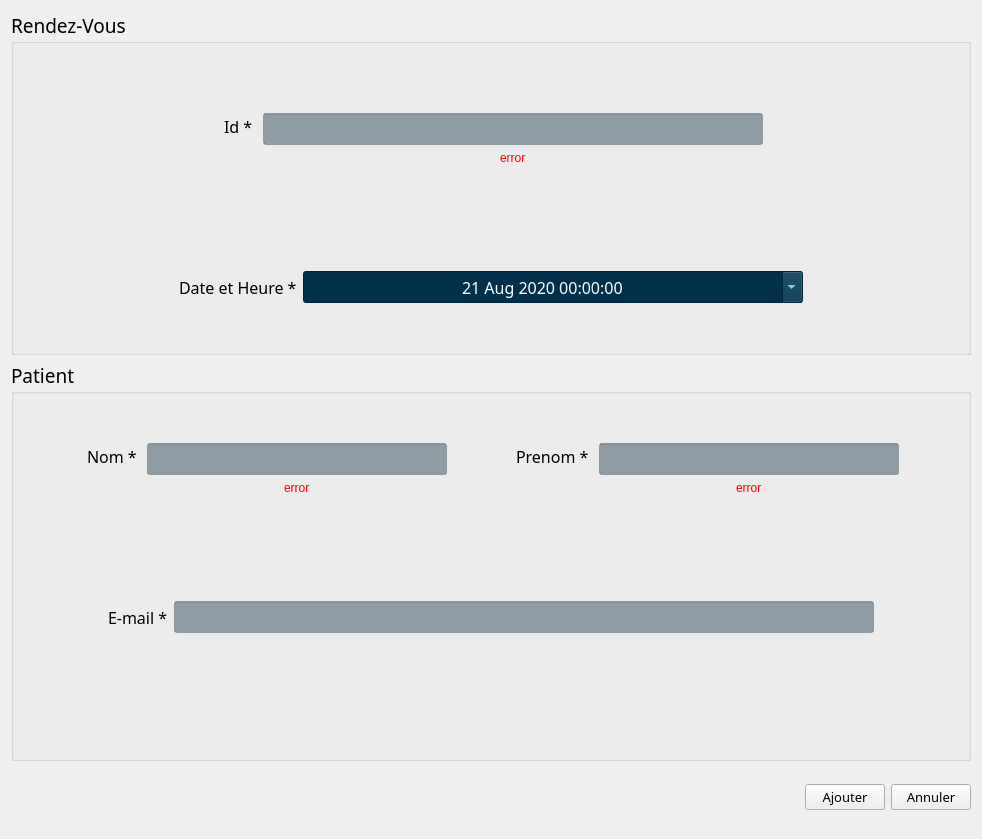
        <widget class="QWidget" name="RDV">
         <property name="styleSheet">
          <string notr="true">QLineEdit,QDateTimeEdit{
background:rgba(0, 33, 52, 100);
color:white;
}
</string>
         </property>
         <layout class="QVBoxLayout" name="verticalLayout_11">
          <item>
           <widget class="QGroupBox" name="groupBox_4">
            <property name="font">
             <font>
              <family>Quicksand SemiBold</family>
              <pointsize>14</pointsize>
             </font>
            </property>
            <property name="title">
             <string>Rendez-Vous</string>
            </property>
            <layout class="QVBoxLayout" name="verticalLayout_17">
             <item>
              <spacer name="horizontalSpacer_12">
               <property name="orientation">
                <enum>Qt::Horizontal</enum>
               </property>
               <property name="sizeHint" stdset="0">
                <size>
                 <width>40</width>
                 <height>20</height>
                </size>
               </property>
              </spacer>
             </item>
             <item>
              <layout class="QHBoxLayout" name="horizontalLayout_16">
               <item>
                <spacer name="horizontalSpacer_19">
                 <property name="orientation">
                  <enum>Qt::Horizontal</enum>
                 </property>
                 <property name="sizeHint" stdset="0">
                  <size>
                   <width>40</width>
                   <height>20</height>
                  </size>
                 </property>
                </spacer>
               </item>
               <item>
                <widget class="QLabel" name="idRendezVousLabel">
                 <property name="font">
                  <font>
                   <family>Quicksand SemiBold</family>
                   <pointsize>12</pointsize>
                  </font>
                 </property>
                 <property name="styleSheet">
                  <string notr="true">margin-bottom:25px;</string>
                 </property>
                 <property name="text">
                  <string>Id *</string>
                 </property>
                </widget>
               </item>
               <item>
                <layout class="QVBoxLayout" name="verticalLayout_9">
                 <item>
                  <spacer name="verticalSpacer_14">
                   <property name="orientation">
                    <enum>Qt::Vertical</enum>
                   </property>
                   <property name="sizeHint" stdset="0">
                    <size>
                     <width>20</width>
                     <height>40</height>
                    </size>
                   </property>
                  </spacer>
                 </item>
                 <item>
                  <widget class="QLineEdit" name="idRendezVous">
                   <property name="minimumSize">
                    <size>
                     <width>500</width>
                     <height>32</height>
                    </size>
                   </property>
                   <property name="font">
                    <font>
                     <family>Quicksand SemiBold</family>
                     <pointsize>12</pointsize>
                    </font>
                   </property>
                   <property name="toolTip">
                    <string>&lt;html&gt;&lt;head/&gt;&lt;body&gt;&lt;p&gt;Vous ne pouvez pas depasser 20 caractères.&lt;/p&gt;&lt;/body&gt;&lt;/html&gt;</string>
                   </property>
                   <property name="alignment">
                    <set>Qt::AlignCenter</set>
                   </property>
                   <property name="clearButtonEnabled">
                    <bool>true</bool>
                   </property>
                  </widget>
                 </item>
                 <item alignment="Qt::AlignHCenter">
                  <widget class="QLabel" name="id_error">
                   <property name="styleSheet">
                    <string notr="true">color:red;</string>
                   </property>
                   <property name="text">
                    <string>error</string>
                   </property>
                  </widget>
                 </item>
                 <item>
                  <spacer name="verticalSpacer_13">
                   <property name="orientation">
                    <enum>Qt::Vertical</enum>
                   </property>
                   <property name="sizeHint" stdset="0">
                    <size>
                     <width>20</width>
                     <height>40</height>
                    </size>
                   </property>
                  </spacer>
                 </item>
                </layout>
               </item>
               <item>
                <spacer name="horizontalSpacer_20">
                 <property name="orientation">
                  <enum>Qt::Horizontal</enum>
                 </property>
                 <property name="sizeHint" stdset="0">
                  <size>
                   <width>40</width>
                   <height>20</height>
                  </size>
                 </property>
                </spacer>
               </item>
              </layout>
             </item>
             <item>
              <spacer name="horizontalSpacer_14">
               <property name="orientation">
                <enum>Qt::Horizontal</enum>
               </property>
               <property name="sizeHint" stdset="0">
                <size>
                 <width>936</width>
                 <height>20</height>
                </size>
               </property>
              </spacer>
             </item>
             <item>
              <layout class="QHBoxLayout" name="horizontalLayout_15">
               <item>
                <spacer name="horizontalSpacer_21">
                 <property name="orientation">
                  <enum>Qt::Horizontal</enum>
                 </property>
                 <property name="sizeHint" stdset="0">
                  <size>
                   <width>40</width>
                   <height>20</height>
                  </size>
                 </property>
                </spacer>
               </item>
               <item>
                <widget class="QLabel" name="dateHeureLabel">
                 <property name="maximumSize">
                  <size>
                   <width>200</width>
                   <height>16777215</height>
                  </size>
                 </property>
                 <property name="font">
                  <font>
                   <family>Quicksand SemiBold</family>
                   <pointsize>12</pointsize>
                  </font>
                 </property>
                 <property name="text">
                  <string>Date et Heure *</string>
                 </property>
                </widget>
               </item>
               <item>
                <layout class="QVBoxLayout" name="verticalLayout_8">
                 <item>
                  <spacer name="verticalSpacer_15">
                   <property name="orientation">
                    <enum>Qt::Vertical</enum>
                   </property>
                   <property name="sizeHint" stdset="0">
                    <size>
                     <width>20</width>
                     <height>40</height>
                    </size>
                   </property>
                  </spacer>
                 </item>
                 <item>
                  <widget class="QDateTimeEdit" name="dateHeureRendezVous">
                   <property name="minimumSize">
                    <size>
                     <width>500</width>
                     <height>32</height>
                    </size>
                   </property>
                   <property name="font">
                    <font>
                     <family>Quicksand SemiBold</family>
                     <pointsize>12</pointsize>
                    </font>
                   </property>
                   <property name="styleSheet">
                    <string notr="true">background-color:rgb(0, 48, 76);</string>
                   </property>
                   <property name="alignment">
                    <set>Qt::AlignCenter</set>
                   </property>
                   <property name="dateTime">
                    <datetime>
                     <hour>0</hour>
                     <minute>0</minute>
                     <second>0</second>
                     <year>2020</year>
                     <month>8</month>
                     <day>21</day>
                    </datetime>
                   </property>
                   <property name="date">
                    <date>
                     <year>2020</year>
                     <month>8</month>
                     <day>21</day>
                    </date>
                   </property>
                   <property name="calendarPopup">
                    <bool>true</bool>
                   </property>
                  </widget>
                 </item>
                 <item>
                  <spacer name="verticalSpacer_16">
                   <property name="orientation">
                    <enum>Qt::Vertical</enum>
                   </property>
                   <property name="sizeHint" stdset="0">
                    <size>
                     <width>20</width>
                     <height>40</height>
                    </size>
                   </property>
                  </spacer>
                 </item>
                </layout>
               </item>
               <item>
                <spacer name="horizontalSpacer_22">
                 <property name="orientation">
                  <enum>Qt::Horizontal</enum>
                 </property>
                 <property name="sizeHint" stdset="0">
                  <size>
                   <width>40</width>
                   <height>20</height>
                  </size>
                 </property>
                </spacer>
               </item>
              </layout>
             </item>
            </layout>
           </widget>
          </item>
          <item>
           <widget class="QGroupBox" name="groupBox_3">
            <property name="font">
             <font>
              <family>Quicksand SemiBold</family>
              <pointsize>14</pointsize>
             </font>
            </property>
            <property name="title">
             <string>Patient</string>
            </property>
            <layout class="QVBoxLayout" name="verticalLayout_19">
             <item>
              <layout class="QHBoxLayout" name="horizontalLayout_14">
               <item>
                <spacer name="horizontalSpacer_8">
                 <property name="orientation">
                  <enum>Qt::Horizontal</enum>
                 </property>
                 <property name="sizeHint" stdset="0">
                  <size>
                   <width>13</width>
                   <height>29</height>
                  </size>
                 </property>
                </spacer>
               </item>
               <item>
                <widget class="QLabel" name="nomPatientLabel_5">
                 <property name="font">
                  <font>
                   <family>Quicksand SemiBold</family>
                   <pointsize>12</pointsize>
                  </font>
                 </property>
                 <property name="styleSheet">
                  <string notr="true">margin-bottom:25px;</string>
                 </property>
                 <property name="text">
                  <string>Nom *</string>
                 </property>
                </widget>
               </item>
               <item>
                <layout class="QVBoxLayout" name="verticalLayout_7">
                 <item>
                  <spacer name="verticalSpacer_18">
                   <property name="orientation">
                    <enum>Qt::Vertical</enum>
                   </property>
                   <property name="sizeHint" stdset="0">
                    <size>
                     <width>20</width>
                     <height>40</height>
                    </size>
                   </property>
                  </spacer>
                 </item>
                 <item>
                  <widget class="QLineEdit" name="nomPatientRendezVous">
                   <property name="minimumSize">
                    <size>
                     <width>300</width>
                     <height>32</height>
                    </size>
                   </property>
                   <property name="font">
                    <font>
                     <family>Quicksand SemiBold</family>
                     <pointsize>12</pointsize>
                    </font>
                   </property>
                   <property name="toolTip">
                    <string>&lt;html&gt;&lt;head/&gt;&lt;body&gt;&lt;p&gt;Vous ne pouvez pas depasser 20 caractères.&lt;/p&gt;&lt;/body&gt;&lt;/html&gt;</string>
                   </property>
                   <property name="alignment">
                    <set>Qt::AlignCenter</set>
                   </property>
                   <property name="clearButtonEnabled">
                    <bool>true</bool>
                   </property>
                  </widget>
                 </item>
                 <item alignment="Qt::AlignHCenter">
                  <widget class="QLabel" name="nom_error_rdv">
                   <property name="styleSheet">
                    <string notr="true">color:red;</string>
                   </property>
                   <property name="text">
                    <string>error</string>
                   </property>
                  </widget>
                 </item>
                 <item>
                  <spacer name="verticalSpacer_17">
                   <property name="orientation">
                    <enum>Qt::Vertical</enum>
                   </property>
                   <property name="sizeHint" stdset="0">
                    <size>
                     <width>20</width>
                     <height>40</height>
                    </size>
                   </property>
                  </spacer>
                 </item>
                </layout>
               </item>
               <item>
                <spacer name="horizontalSpacer_15">
                 <property name="orientation">
                  <enum>Qt::Horizontal</enum>
                 </property>
                 <property name="sizeHint" stdset="0">
                  <size>
                   <width>13</width>
                   <height>29</height>
                  </size>
                 </property>
                </spacer>
               </item>
               <item>
                <widget class="QLabel" name="prenomPatientLabel_2">
                 <property name="font">
                  <font>
                   <family>Quicksand SemiBold</family>
                   <pointsize>12</pointsize>
                  </font>
                 </property>
                 <property name="styleSheet">
                  <string notr="true">margin-bottom:25px;</string>
                 </property>
                 <property name="text">
                  <string>Prenom *</string>
                 </property>
                </widget>
               </item>
               <item>
                <layout class="QVBoxLayout" name="verticalLayout_10">
                 <item>
                  <spacer name="verticalSpacer_20">
                   <property name="orientation">
                    <enum>Qt::Vertical</enum>
                   </property>
                   <property name="sizeHint" stdset="0">
                    <size>
                     <width>20</width>
                     <height>40</height>
                    </size>
                   </property>
                  </spacer>
                 </item>
                 <item>
                  <widget class="QLineEdit" name="prenomPatientRendezVous">
                   <property name="minimumSize">
                    <size>
                     <width>300</width>
                     <height>32</height>
                    </size>
                   </property>
                   <property name="font">
                    <font>
                     <family>Quicksand SemiBold</family>
                     <pointsize>12</pointsize>
                    </font>
                   </property>
                   <property name="toolTip">
                    <string>&lt;html&gt;&lt;head/&gt;&lt;body&gt;&lt;p&gt;Vous ne pouvez pas depasser 20 caractères.&lt;/p&gt;&lt;/body&gt;&lt;/html&gt;</string>
                   </property>
                   <property name="alignment">
                    <set>Qt::AlignCenter</set>
                   </property>
                   <property name="clearButtonEnabled">
                    <bool>true</bool>
                   </property>
                  </widget>
                 </item>
                 <item alignment="Qt::AlignHCenter">
                  <widget class="QLabel" name="prenom_error_rdv">
                   <property name="styleSheet">
                    <string notr="true">color:red;</string>
                   </property>
                   <property name="text">
                    <string>error</string>
                   </property>
                  </widget>
                 </item>
                 <item>
                  <spacer name="verticalSpacer_19">
                   <property name="orientation">
                    <enum>Qt::Vertical</enum>
                   </property>
                   <property name="sizeHint" stdset="0">
                    <size>
                     <width>20</width>
                     <height>40</height>
                    </size>
                   </property>
                  </spacer>
                 </item>
                </layout>
               </item>
               <item>
                <spacer name="horizontalSpacer_16">
                 <property name="orientation">
                  <enum>Qt::Horizontal</enum>
                 </property>
                 <property name="sizeHint" stdset="0">
                  <size>
                   <width>13</width>
                   <height>29</height>
                  </size>
                 </property>
                </spacer>
               </item>
              </layout>
             </item>
             <item>
              <spacer name="horizontalSpacer_13">
               <property name="orientation">
                <enum>Qt::Horizontal</enum>
               </property>
               <property name="sizeHint" stdset="0">
                <size>
                 <width>936</width>
                 <height>20</height>
                </size>
               </property>
              </spacer>
             </item>
             <item>
              <layout class="QHBoxLayout" name="horizontalLayout_13">
               <item>
                <spacer name="horizontalSpacer_17">
                 <property name="orientation">
                  <enum>Qt::Horizontal</enum>
                 </property>
                 <property name="sizeHint" stdset="0">
                  <size>
                   <width>13</width>
                   <height>17</height>
                  </size>
                 </property>
                </spacer>
               </item>
               <item>
                <widget class="QLabel" name="emailLabel">
                 <property name="font">
                  <font>
                   <family>Quicksand SemiBold</family>
                   <pointsize>12</pointsize>
                  </font>
                 </property>
                 <property name="text">
                  <string>E-mail *</string>
                 </property>
                </widget>
               </item>
               <item>
                <layout class="QVBoxLayout" name="verticalLayout_18">
                 <item>
                  <spacer name="verticalSpacer_22">
                   <property name="orientation">
                    <enum>Qt::Vertical</enum>
                   </property>
                   <property name="sizeHint" stdset="0">
                    <size>
                     <width>20</width>
                     <height>40</height>
                    </size>
                   </property>
                  </spacer>
                 </item>
                 <item>
                  <widget class="QLineEdit" name="emailPatientRendezVous">
                   <property name="minimumSize">
                    <size>
                     <width>700</width>
                     <height>32</height>
                    </size>
                   </property>
                   <property name="font">
                    <font>
                     <family>Quicksand SemiBold</family>
                     <pointsize>12</pointsize>
                    </font>
                   </property>
                   <property name="alignment">
                    <set>Qt::AlignCenter</set>
                   </property>
                   <property name="clearButtonEnabled">
                    <bool>true</bool>
                   </property>
                  </widget>
                 </item>
                 <item>
                  <spacer name="verticalSpacer_21">
                   <property name="orientation">
                    <enum>Qt::Vertical</enum>
                   </property>
                   <property name="sizeHint" stdset="0">
                    <size>
                     <width>20</width>
                     <height>40</height>
                    </size>
                   </property>
                  </spacer>
                 </item>
                </layout>
               </item>
               <item>
                <spacer name="horizontalSpacer_18">
                 <property name="orientation">
                  <enum>Qt::Horizontal</enum>
                 </property>
                 <property name="sizeHint" stdset="0">
                  <size>
                   <width>13</width>
                   <height>17</height>
                  </size>
                 </property>
                </spacer>
               </item>
              </layout>
             </item>
             <item>
              <layout class="QHBoxLayout" name="horizontalLayout_22">
               <item>
                <spacer name="horizontalSpacer_23">
                 <property name="orientation">
                  <enum>Qt::Horizontal</enum>
                 </property>
                 <property name="sizeHint" stdset="0">
                  <size>
                   <width>40</width>
                   <height>20</height>
                  </size>
                 </property>
                </spacer>
               </item>
               <item>
                <widget class="QPushButton" name="email_sending">
                 <property name="minimumSize">
                  <size>
                   <width>1</width>
                   <height>70</height>
                  </size>
                 </property>
                 <property name="maximumSize">
                  <size>
                   <width>120</width>
                   <height>16777215</height>
                  </size>
                 </property>
                 <property name="font">
                  <font>
                   <family>Quicksand SemiBold</family>
                   <pointsize>18</pointsize>
                  </font>
                 </property>
                 <property name="cursor">
                  <cursorShape>PointingHandCursor</cursorShape>
                 </property>
                 <property name="toolTip">
                  <string>&lt;html&gt;&lt;head/&gt;&lt;body&gt;&lt;p&gt;Envoyer un email à cette adresse.&lt;/p&gt;&lt;/body&gt;&lt;/html&gt;</string>
                 </property>
                 <property name="styleSheet">
                  <string notr="true">QPushButton:hover,QPushButton{
	border:0px;
	background:transparent;
}</string>
                 </property>
                 <property name="text">
                  <string/>
                 </property>
                 <property name="iconSize">
                  <size>
                   <width>100</width>
                   <height>50</height>
                  </size>
                 </property>
                </widget>
               </item>
              </layout>
             </item>
            </layout>
           </widget>
          </item>
          <item>
           <layout class="QHBoxLayout" name="horizontalLayout_12">
            <item>
             <widget class="QPushButton" name="DeleteButton_2">
              <property name="minimumSize">
               <size>
                <width>0</width>
                <height>61</height>
               </size>
              </property>
              <property name="maximumSize">
               <size>
                <width>51</width>
                <height>16777215</height>
               </size>
              </property>
              <property name="font">
               <font>
                <family>Quicksand SemiBold</family>
                <pointsize>18</pointsize>
               </font>
              </property>
              <property name="cursor">
               <cursorShape>PointingHandCursor</cursorShape>
              </property>
              <property name="toolTip">
               <string>&lt;html&gt;&lt;head/&gt;&lt;body&gt;&lt;p&gt;Supprimer ce rendez vous.&lt;/p&gt;&lt;/body&gt;&lt;/html&gt;</string>
              </property>
              <property name="styleSheet">
               <string notr="true">QPushButton:hover,QPushButton{
	border:0px;
	background:transparent;
}</string>
              </property>
              <property name="text">
               <string/>
              </property>
              <property name="iconSize">
               <size>
                <width>50</width>
                <height>50</height>
               </size>
              </property>
             </widget>
            </item>
            <item>
             <spacer name="horizontalSpacer_11">
              <property name="orientation">
               <enum>Qt::Horizontal</enum>
              </property>
              <property name="sizeHint" stdset="0">
               <size>
                <width>40</width>
                <height>20</height>
               </size>
              </property>
             </spacer>
            </item>
            <item>
             <widget class="QPushButton" name="ajouterRendezVous">
              <property name="font">
               <font>
                <family>Quicksand SemiBold</family>
                <pointsize>10</pointsize>
               </font>
              </property>
              <property name="cursor">
               <cursorShape>PointingHandCursor</cursorShape>
              </property>
              <property name="styleSheet">
               <string notr="true"/>
              </property>
              <property name="text">
               <string>Ajouter</string>
              </property>
             </widget>
            </item>
            <item>
             <widget class="QPushButton" name="annuler">
              <property name="font">
               <font>
                <family>Quicksand SemiBold</family>
                <pointsize>10</pointsize>
               </font>
              </property>
              <property name="cursor">
               <cursorShape>PointingHandCursor</cursorShape>
              </property>
              <property name="styleSheet">
               <string notr="true"/>
              </property>
              <property name="text">
               <string>Annuler</string>
              </property>
             </widget>
            </item>
           </layout>
          </item>
         </layout>
        </widget>
